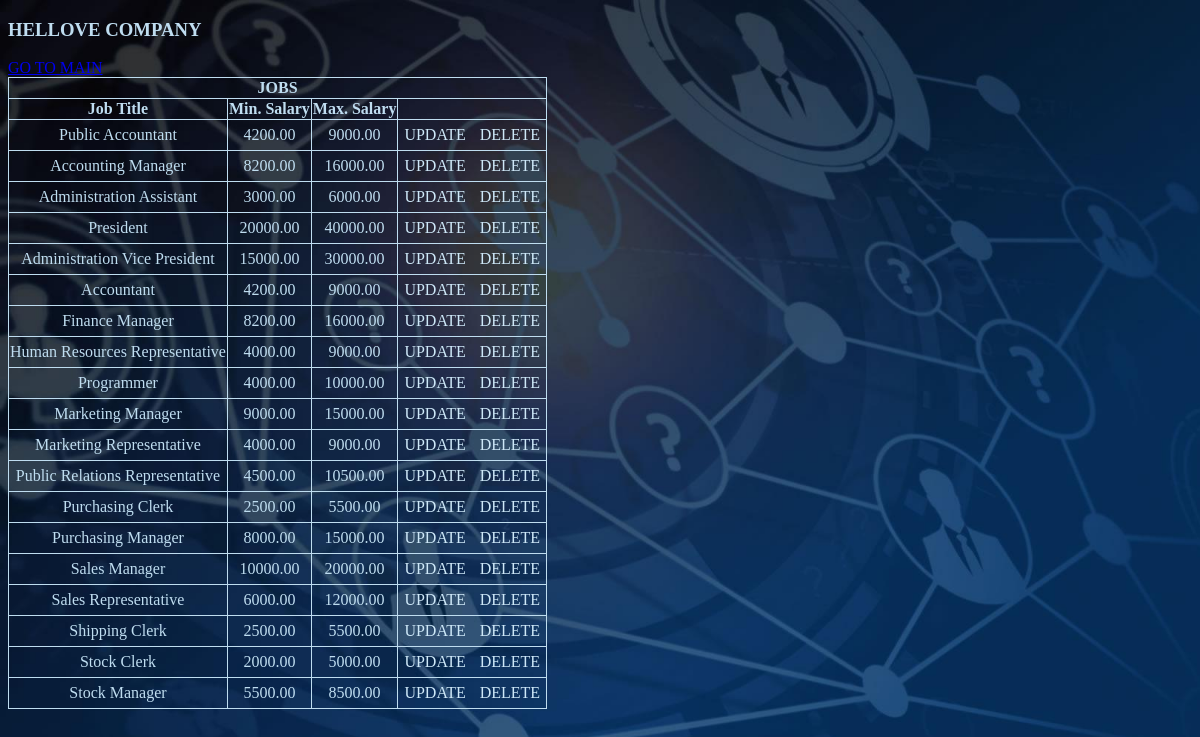
/views/jobs.php, run on the app's committed database.
### tables this page shows
CREATE TABLE `jobs` (
  `job_id` int(11) NOT NULL,
  `job_title` varchar(35) NOT NULL,
  `min_salary` decimal(8,2) DEFAULT NULL,
  `max_salary` decimal(8,2) DEFAULT NULL
);

### views/jobs.php (the view, shortened to what this page needs)
<?php include $_SERVER['DOCUMENT_ROOT'].'/php_sql/templates/header.php'?>
<?php
    include_once '../model/con.php';
    $queryJobs = $db->query("select * from jobs");
    $jobs = $queryJobs->fetchAll(PDO::FETCH_OBJ);
    ?>
<div><a href="index.php" class="links">GO TO MAIN</a></div>
<div>
    <table>
        <tr>
            <th colspan="4">JOBS</th>
        </tr>
        <tr>
            <th>Job Title</th>
            <th>Min. Salary</th>
            <th>Max. Salary</th>
        </tr>
        <tbody>
            <?php
                foreach($jobs as $data){
            ?>
            <tr>
                <td><?php echo $data->job_title?></td>
                <td><?php echo $data->min_salary?></td>
                <td><?php echo $data->max_salary?></td>
                <td>
                    <a href="updateJobs.php" class="links">UPDATE</a>
                    <a href="deleteJobs.php" class="links">DELETE</a>
                </td>
            </tr>
            <?php }?>
        </tbody>
    </table>
</div>

### style/style.css (style rules this page uses)
html { height: 100%; }
body { background-image: url(images/hr_bg.jpg); background-repeat: no-repeat; background-size: cover; background-attachment: fixed; }
table { border-collapse: collapse; }
table, th, td { border: 1px solid; color: rgb(191, 221, 240); }
td { text-align: center; }
td a:link, a:visited { color: rgb(206, 232, 248); padding: 5px 5px; text-align: center; text-decoration: none; display: inline-block; }

### data on the page
jobs: job_title "Public Accountant", min_salary "4200.00", max_salary "9000.00"
jobs: job_title "Accounting Manager", min_salary "8200.00", max_salary "16000.00"
jobs: job_title "Administration Assistant", min_salary "3000.00", max_salary "6000.00"
jobs: job_title "President", min_salary "20000.00", max_salary "40000.00"
jobs: job_title "Administration Vice President", min_salary "15000.00", max_salary "30000.00"
jobs: job_title "Accountant", min_salary "4200.00", max_salary "9000.00"
jobs: job_title "Finance Manager", min_salary "8200.00", max_salary "16000.00"
jobs: job_title "Human Resources Representative", min_salary "4000.00", max_salary "9000.00"
jobs: job_title "Programmer", min_salary "4000.00", max_salary "10000.00"
jobs: job_title "Marketing Manager", min_salary "9000.00", max_salary "15000.00"
jobs: job_title "Marketing Representative", min_salary "4000.00", max_salary "9000.00"
jobs: job_title "Public Relations Representative", min_salary "4500.00", max_salary "10500.00"
jobs: job_title "Purchasing Clerk", min_salary "2500.00", max_salary "5500.00"
jobs: job_title "Purchasing Manager", min_salary "8000.00", max_salary "15000.00"
jobs: job_title "Sales Manager", min_salary "10000.00", max_salary "20000.00"
jobs: job_title "Sales Representative", min_salary "6000.00", max_salary "12000.00"
jobs: job_title "Shipping Clerk", min_salary "2500.00", max_salary "5500.00"
jobs: job_title "Stock Clerk", min_salary "2000.00", max_salary "5000.00"
jobs: job_title "Stock Manager", min_salary "5500.00", max_salary "8500.00"
